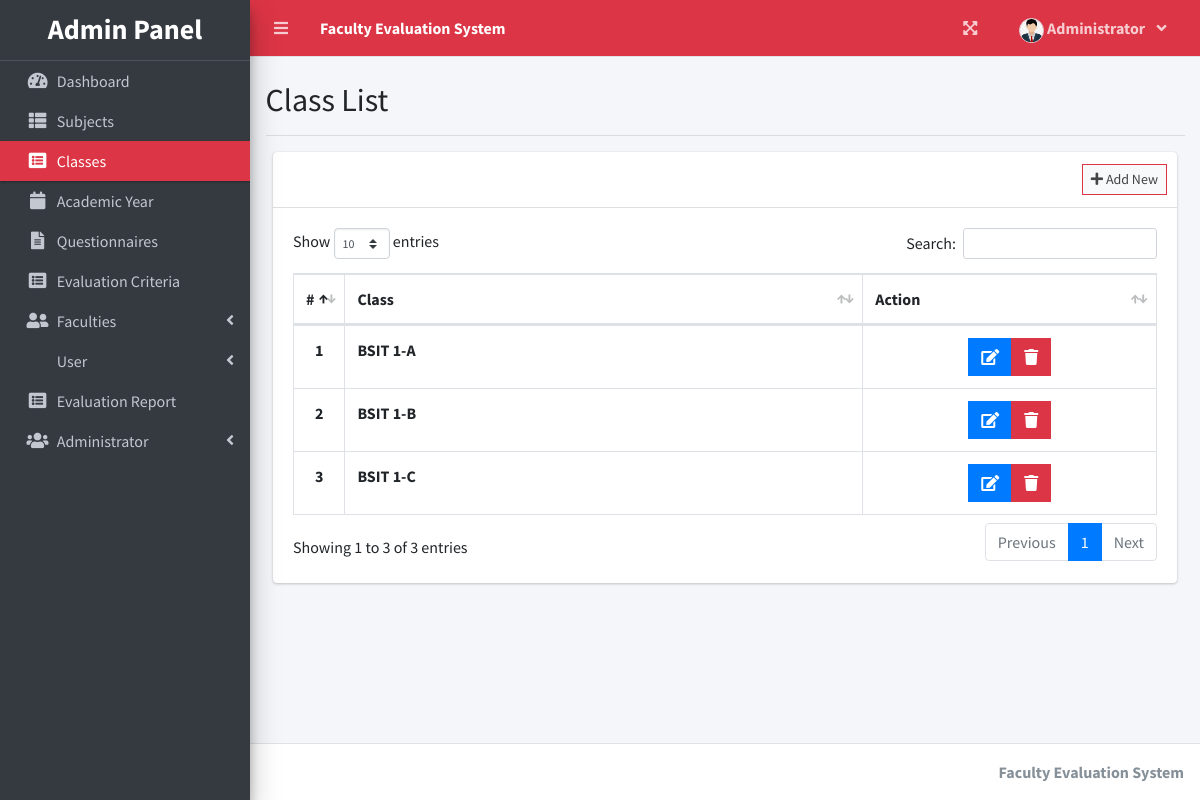
The page /index.php?page=class_list (signed in) on the database its author committed.
### tables this page shows
CREATE TABLE `class_list` (
  `id` int(30) NOT NULL,
  `curriculum` text NOT NULL,
  `level` text NOT NULL,
  `section` text NOT NULL
);

### admin/class_list.php (the view, shortened to what this page needs)
<?php include'db_connect.php' ?>
<div class="text"><br><h2>Class List <br></h1></div>
 <hr>
<div class="col-lg-12">
	<div class="card card-outline card-primary">
		<div class="card-header">
			<div class="card-tools">
				<a class="btn btn-block btn-sm btn-default btn-flat border-danger new_class" href="javascript:void(0)"><i class="fa fa-plus"></i> Add New</a>
			</div>
		</div>
		<div class="card-body">
			<table class="table tabe-hover table-bordered" id="list">
				<colgroup>
					<col width="5%">
					<col width="60%">
				</colgroup>
				<thead>
					<tr>
						<th class="text-center">#</th>
						<th>Class</th>
						<th>Action</th>
					</tr>
				</thead>
				<tbody>
					<?php
					$i = 1;
					$qry = $conn->query("SELECT *,concat(curriculum,' ',level,'-',section) as `class` FROM class_list order by class asc ");
					while($row= $qry->fetch_assoc()):
					?>
					<tr>
						<th class="text-center"><?php echo $i++ ?></th>
						<td><b><?php echo $row['class'] ?></b></td>
						<td class="text-center">
		                    <div class="btn-group">
		                        <a href="javascript:void(0)" data-id='<?php echo $row['id'] ?>' class="btn bg-blue btn-flat manage_class">
		                          <i class="fas fa-edit"></i>
		                        </a>
		                        <button type="button" class="btn btn-danger btn-flat delete_class" data-id="<?php echo $row['id'] ?>">
		                          <i class="fas fa-trash"></i>
		                        </button>
	                      </div>
						</td>
					</tr>
				<?php endwhile; ?>
				</tbody>
			</table>
		</div>
	</div>
</div>

### rows shown on the page
class_list: class "BSIT 1-A"
class_list: class "BSIT 1-B"
class_list: class "BSIT 1-C"

### other values the page prints
$_SESSION['system']['name'] "Faculty Evaluation System"
$_SESSION['login_firstname'] "Administrator"
